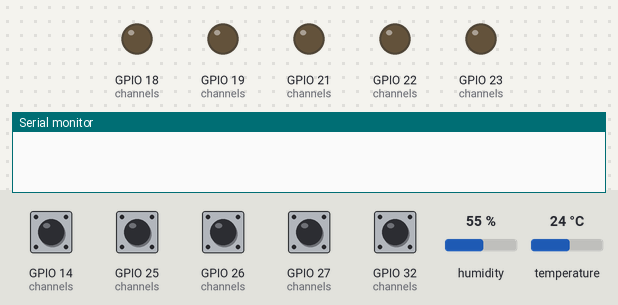
A sketch run on a simulated ESP32. Shown: output pins drawn as LEDs (lit = HIGH), the last lines printed to the serial monitor. Inputs (shaded band) come from the test bench; at power-on: GPIO 14 (channels), GPIO 25 (channels), GPIO 26 (channels), GPIO 27 (channels), GPIO 32 (channels) HIGH, humidity 55 %, temperature 24 °C. WiFi joins after 1.5 s; servers stay silent unless stated; random numbers use the default seed unless the sketch sets one; no MQTT or app messages arrive unless stated.

Above: at 1.2 s.
1.3 s: GPIO 14 (channels) pulled LOW for 0.15 s
At 1.9 s:
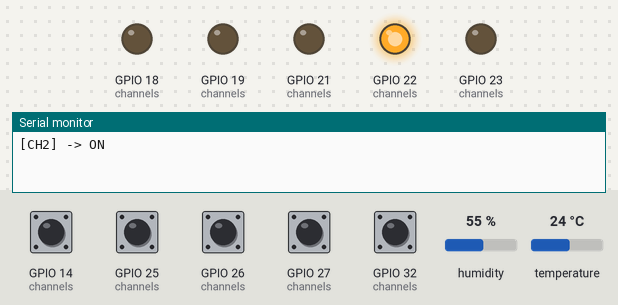
2.9 s: GPIO 25 (channels) pulled LOW for 0.15 s
At 4.1 s:
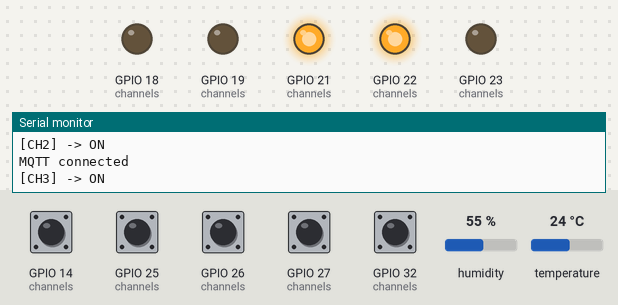
4.5 s: GPIO 26 (channels) pulled LOW for 0.15 s
At 5.4 s:
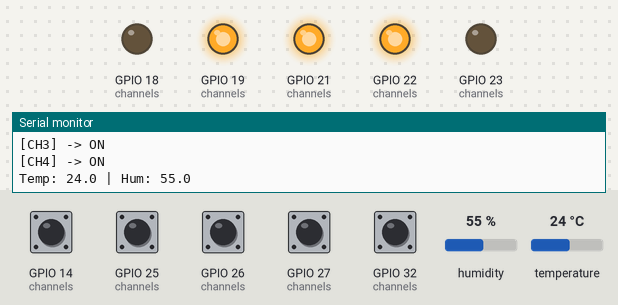
6.1 s: GPIO 27 (channels) pulled LOW for 0.15 s
At 6.7 s:
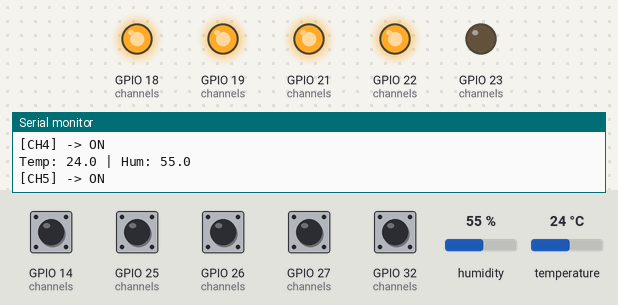
7.7 s: GPIO 32 (channels) pulled LOW for 0.15 s
At 8.9 s:
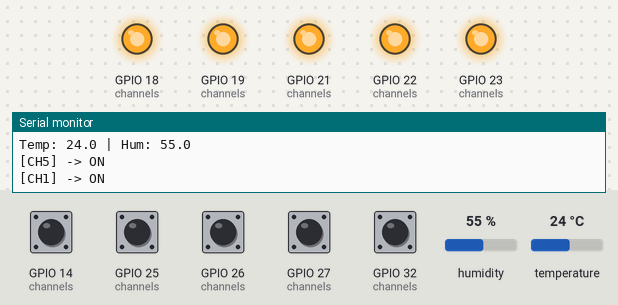
9.3 s: GPIO 14 (channels) pulled LOW for 1 s
At 10.4 s:
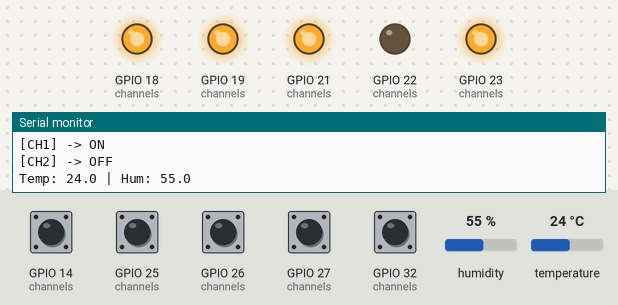
Timing chart, 0 to 12.3 s (numbered marks = the images above; inputs shaded):
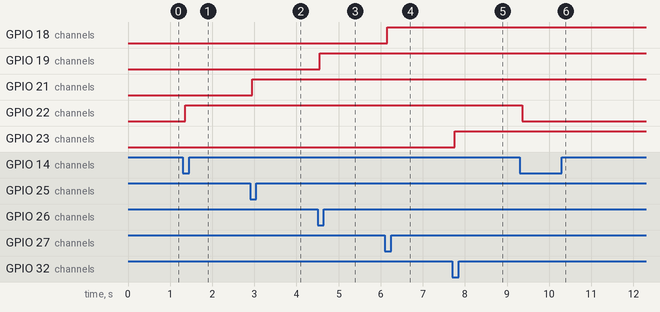

Measured:
- after the input at 1.3 s, GPIO 22 (channels): LOW → HIGH after 0.06 s
- after the input at 2.9 s, GPIO 21 (channels): LOW → HIGH after 0.06 s
- after the input at 4.5 s, GPIO 19 (channels): LOW → HIGH after 0.05 s
- after the input at 6.1 s, GPIO 18 (channels): LOW → HIGH after 0.06 s
- after the input at 7.7 s, GPIO 23 (channels): LOW → HIGH after 0.05 s
- after the input at 9.3 s, GPIO 22 (channels): HIGH → LOW after 0.06 s

The sketch:

Mqtt_Firmware_Ver1.ino
```cpp
#include <WiFi.h>
#include <PubSubClient.h>
#include <DHT.h>

/* =================Wi-Fi CONFIG ================= */


#define WIFI_SSID "..."//Put your wi-fi credentials
#define WIFI_PASS "...."

#define MQTT_HOST "broker.hivemq.com"
#define MQTT_PORT 1883
#define DEVICE_ID "device1"

#define NUM_CHANNELS 5

/* ================= GPIO ================= */

struct Channel {
  uint8_t relay;
  uint8_t button;
  bool state;

  // FSM
  uint8_t fsm;
  unsigned long tDebounce;
};

enum {
  BTN_IDLE,
  BTN_DEBOUNCE_PRESS,
  BTN_PRESSED,
  BTN_DEBOUNCE_RELEASE
};

Channel channels[NUM_CHANNELS] = {
  {23, 32, false, BTN_IDLE, 0},
  {22, 14, false, BTN_IDLE, 0},
  {21, 25, false, BTN_IDLE, 0},
  {19, 26, false, BTN_IDLE, 0},
  {18, 27, false, BTN_IDLE, 0}
};

/* ================= DHT ================= */

#define DHT_PIN 33
DHT dht(DHT_PIN, DHT11);

/* ================= MQTT ================= */

WiFiClient espClient;
PubSubClient mqtt(espClient);

/* ================= TIMERS ================= */

unsigned long tWiFi = 0;
unsigned long tMQTT = 0;
unsigned long tSensor = 0;

/* ================= APPLY ================= */

void publishState(uint8_t ch, bool state) {
  char topic[64];
  snprintf(topic, sizeof(topic), "bms/%s/state/%d", DEVICE_ID, ch);

  const char* payload = state ? "{\"state\":\"ON\"}" : "{\"state\":\"OFF\"}";
  mqtt.publish(topic, payload, true);
}

void applyChannel(uint8_t ch, bool state) {
  if (ch < 1 || ch > NUM_CHANNELS) return;

  Channel &c = channels[ch - 1];
  if (c.state == state) return;

  c.state = state;
  digitalWrite(c.relay, state ? HIGH : LOW);

  publishState(ch, state);

  Serial.printf("[CH%d] -> %s\n", ch, state ? "ON" : "OFF");
}

/* ================= MQTT ================= */

void mqttCallback(char* topic, byte* payload, unsigned int len) {

  char msg[8];
  if (len >= sizeof(msg)) len = sizeof(msg) - 1;

  memcpy(msg, payload, len);
  msg[len] = '\0';

  char base[64];
  snprintf(base, sizeof(base), "bms/%s/cmd/", DEVICE_ID);

  if (strncmp(topic, base, strlen(base)) == 0) {

    int ch = atoi(topic + strlen(base));
    if (ch < 1 || ch > NUM_CHANNELS) return;

    Serial.printf("MQTT CMD → CH%d : %s\n", ch, msg);

    if (strcmp(msg, "ON") == 0) applyChannel(ch, true);
    else if (strcmp(msg, "OFF") == 0) applyChannel(ch, false);
  }
}

/* ================= WIFI ================= */

void handleWiFi() {
  if (millis() - tWiFi < 2000) return;
  tWiFi = millis();

  if (WiFi.status() != WL_CONNECTED) {
    Serial.println("WiFi reconnect...");
    WiFi.begin(WIFI_SSID, WIFI_PASS);
  }
}

/* ================= MQTT ================= */

void handleMQTT() {
  if (millis() - tMQTT < 2000) return;
  tMQTT = millis();

  if (!mqtt.connected()) {

    char clientId[20];
    snprintf(clientId, sizeof(clientId), "esp32-%04x", random(0xffff));

    if (mqtt.connect(clientId)) {

      mqtt.subscribe("bms/device1/cmd/+");

      // Sync states
      for (int i = 0; i < NUM_CHANNELS; i++) {
        publishState(i + 1, channels[i].state);
      }

      Serial.println("MQTT connected");
    }
  }
}

/* ================= BUTTON FSM ================= */

void handleButtons() {

  for (int i = 0; i < NUM_CHANNELS; i++) {

    Channel &c = channels[i];
    bool pressed = (digitalRead(c.button) == LOW);

    switch (c.fsm) {

      case BTN_IDLE:
        if (pressed) {
          c.fsm = BTN_DEBOUNCE_PRESS;
          c.tDebounce = millis();
        }
        break;

      case BTN_DEBOUNCE_PRESS:
        if (millis() - c.tDebounce > 50) {
          if (pressed) {
            c.fsm = BTN_PRESSED;

            // ACTION TRIGGER (ONLY ONCE)
            applyChannel(i + 1, !c.state);
          } else {
            c.fsm = BTN_IDLE;
          }
        }
        break;

      case BTN_PRESSED:
        if (!pressed) {
          c.fsm = BTN_DEBOUNCE_RELEASE;
          c.tDebounce = millis();
        }
        break;

      case BTN_DEBOUNCE_RELEASE:
        if (millis() - c.tDebounce > 50) {
          if (!pressed) {
            c.fsm = BTN_IDLE;
          } else {
            c.fsm = BTN_PRESSED;
          }
        }
        break;
    }
  }
}

/* ================= SENSOR ================= */

void handleSensor() {

  if (millis() - tSensor < 5000) return;
  tSensor = millis();

  float t = dht.readTemperature();
  float h = dht.readHumidity();

  if (!isnan(t) && !isnan(h)) {

    char topic[64];
    char payload[16];

    snprintf(topic, sizeof(topic), "bms/%s/temp", DEVICE_ID);
    snprintf(payload, sizeof(payload), "%.1f", t);
    mqtt.publish(topic, payload, true);

    snprintf(topic, sizeof(topic), "bms/%s/humidity", DEVICE_ID);
    snprintf(payload, sizeof(payload), "%.1f", h);
    mqtt.publish(topic, payload, true);

    Serial.printf("Temp: %.1f | Hum: %.1f\n", t, h);
  }
}

/* ================= SETUP ================= */

void setup() {
  Serial.begin(115200);

  for (int i = 0; i < NUM_CHANNELS; i++) {
    pinMode(channels[i].relay, OUTPUT);
    pinMode(channels[i].button, INPUT_PULLUP);
    digitalWrite(channels[i].relay, LOW);
  }

  dht.begin();

  WiFi.begin(WIFI_SSID, WIFI_PASS);

  mqtt.setServer(MQTT_HOST, MQTT_PORT);
  mqtt.setCallback(mqttCallback);
}

/* ================= LOOP ================= */

void loop() {

  handleWiFi();
  handleMQTT();

  mqtt.loop();   // critical

  handleButtons();
  handleSensor();

  delay(5); // CPU yield
}
```
